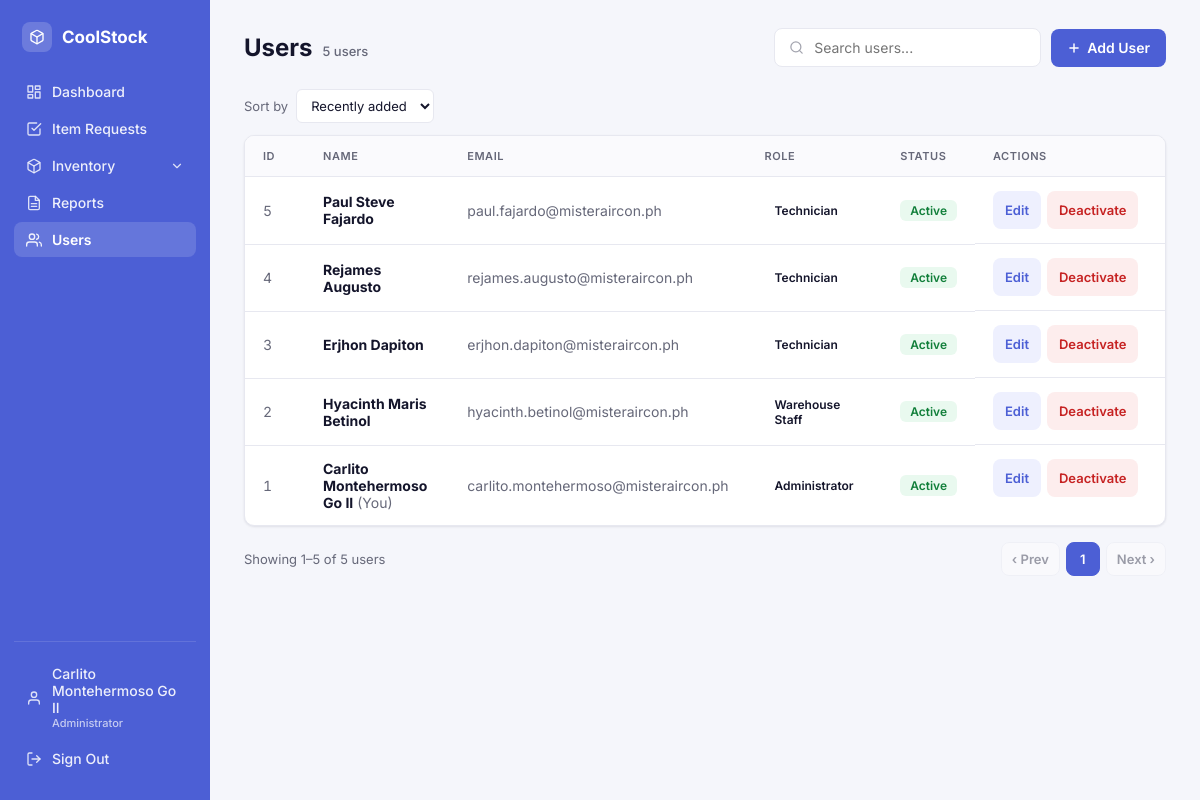
The page /index.php?module=users&action=index (signed in) on the database its author committed.
### tables this page shows
CREATE TABLE `users` (
  `user_id` int(11) NOT NULL,
  `full_name` varchar(150) NOT NULL,
  `email` varchar(150) NOT NULL,
  `password_hash` varchar(255) NOT NULL,
  `role` enum('admin','warehouse_staff','technician') NOT NULL,
  `is_active` tinyint(1) NOT NULL DEFAULT 1,
  `created_at` timestamp NOT NULL DEFAULT current_timestamp()
);

### Controllers/UserController.php (called while the page is built, shortened)
<?php
require_once __DIR__ . '/../Helpers/auth.php';
require_once __DIR__ . '/../Models/User.php';
class UserController
{
    private User $user;
    public function __construct()
    {
        $this->user = new User();
    }
    public function index(): void
    {
        $sort = $_GET['sort'] ?? 'newest';
        $page = max(1, (int) ($_GET['page'] ?? 1));
        $totalCount = $this->user->count();
        $totalPages = max(1, (int) ceil($totalCount / self::PER_PAGE));
        $page = min($page, $totalPages);
        $offset = ($page - 1) * self::PER_PAGE;
        $users = $this->user->readAll($sort, self::PER_PAGE, $offset);
        $pagination = [
            'page' => $page,
            'perPage' => self::PER_PAGE,
            'totalCount' => $totalCount,
            'totalPages' => $totalPages,
        ];
        require __DIR__ . '/../Views/users/index.php';
    }
}

### Helpers/auth.php (called while the page is built, shortened)
<?php
function is_logged_in(): bool
{
    return isset($_SESSION['user_id']);
}
function current_user(): ?array
{
    return [
        'user_id' => (int) $_SESSION['user_id'],
        'full_name' => $_SESSION['full_name'] ?? '',
        'email' => $_SESSION['email'] ?? '',
        'role' => $_SESSION['role'] ?? '',
    ];
}
function has_role(string ...$roles): bool
{
    $current = current_user();
    return $current !== null && in_array($current['role'], $roles, true);
}

### Models/User.php (called while the page is built, shortened)
<?php
require_once __DIR__ . '/../Config/Database.php';
class User
{
    private PDO $conn;
    private string $table = "users";
    public function __construct()
    {
        $this->conn = Database::getInstance()->getConnection();
    }
    public static function roleLabel(string $role): string
    {
        return self::ROLES[$role] ?? $role;
    }
    public function count(): int
    {
        return (int) $this->conn->query("SELECT COUNT(*) FROM {$this->table}")->fetchColumn();
    }
    public function readAll(?string $sort = null, ?int $limit = null, ?int $offset = null): array
    {
        $orderBy = self::SORT_OPTIONS[$sort] ?? self::SORT_OPTIONS['newest'];
        $query = "SELECT * FROM {$this->table} ORDER BY {$orderBy}";
        if ($limit !== null) {
            $query .= " LIMIT :limit OFFSET :offset";
        }
        $stmt = $this->conn->prepare($query);
        if ($limit !== null) {
            $stmt->bindValue(':limit', $limit, PDO::PARAM_INT);
            $stmt->bindValue(':offset', $offset, PDO::PARAM_INT);
        }
        $stmt->execute();
        return $stmt->fetchAll();
    }
}

### Config/Database.php (called while the page is built, shortened)
<?php
class Database
{
    private static ?Database $instance = null;
    private PDO $conn;
    private string $host     = "localhost";
    private string $db_name  = "mister_aircon";
    private string $username = "root";
    private string $password = "";
    private function __construct()
    {
        try {
            $this->conn = new PDO(
                "mysql:host={$this->host};dbname={$this->db_name};charset=utf8mb4",
                $this->username,
                $this->password
            );
            $this->conn->setAttribute(PDO::ATTR_ERRMODE, PDO::ERRMODE_EXCEPTION);
            $this->conn->setAttribute(PDO::ATTR_DEFAULT_FETCH_MODE, PDO::FETCH_ASSOC);
        } catch (PDOException $e) {
            die("Database connection failed: " . $e->getMessage());
        }
    }
    public static function getInstance(): Database
    {
        if (self::$instance === null) {
            self::$instance = new Database();
        }
        return self::$instance;
    }
    public function getConnection(): PDO
    {
        return $this->conn;
    }
}

### Helpers/format.php (called while the page is built, shortened)
<?php
function paginate_page_numbers(int $current, int $totalPages, int $window = 1): array
{
    if ($totalPages <= 1) {
        return $totalPages === 1 ? [1] : [];
    }
    $result = [];
    return $result;
}

### Views/users/index.php (the view, shortened to what this page needs)
<?php
$currentSort = $_GET['sort'] ?? 'newest';
$activeSection = 'users';
$count = $pagination['totalCount'];
$viewerId = current_user()['user_id'] ?? 0;
require __DIR__ . '/../partials/header.php';
function userPageUrl(int $page): string
{
    global $currentSort;
    return "index.php?module=users&action=index"
        . "&sort=" . urlencode($currentSort)
        . "&page=" . $page;
}
?>
        <div class="page-header">
            <div class="page-title-group">
                <h1 class="page-title">Users</h1>
                <span class="page-title-count"><?= $count ?> <?= $count === 1 ? 'user' : 'users' ?></span>
            </div>
            <div class="header-actions">
                <div class="search-box">
                    <svg width="15" height="15" viewBox="0 0 24 24" fill="none" stroke="currentColor" stroke-width="2" stroke-linecap="round" stroke-linejoin="round"><circle cx="11" cy="11" r="8"/><line x1="21" y1="21" x2="16.65" y2="16.65"/></svg>
                    <input type="text" id="userSearch" placeholder="Search users..." onkeyup="filterUsers()">
                </div>
                <button type="button" class="btn btn-primary" onclick="openAddUserModal()">
                    <svg width="14" height="14" viewBox="0 0 24 24" fill="none" stroke="currentColor" stroke-width="2.5" stroke-linecap="round" stroke-linejoin="round"><line x1="12" y1="5" x2="12" y2="19"/><line x1="5" y1="12" x2="19" y2="12"/></svg>
                    Add User
                </button>
            </div>
        </div>
        <div class="sort-bar">
            <label for="sortSelect">Sort by</label>
            <select id="sortSelect" onchange="location.href = 'index.php?module=users&action=index&sort=' + this.value">
                <option value="newest" <?= $currentSort === 'newest' ? 'selected' : '' ?>>Recently added</option>
            </select>
        </div>
        <div class="table-card">
            <table id="userTable">
                <thead>
                    <tr>
                        <th style="width:60px;">ID</th>
                        <th>Name</th>
                        <th>Email</th>
                        <th>Role</th>
                        <th>Status</th>
                        <th style="width:190px;">Actions</th>
                    </tr>
                </thead>
                <tbody>
                    <?php if (empty($users)): ?>
                        <tr class="empty-row">
                            <td colspan="6">No users match these filters.</td>
                        </tr>
                    <?php else: ?>
                        <?php foreach ($users as $u): ?>
                            <tr>
                                <td class="cell-id"><?= (int) $u['user_id'] ?></td>
                                <td>
                                    <strong><?= htmlspecialchars($u['full_name']) ?></strong>
                                    <?php if ((int) $u['user_id'] === (int) $viewerId): ?>
                                        <span class="cell-muted">(You)</span>
                                    <?php endif; ?>
                                </td>
                                <td class="cell-muted"><?= htmlspecialchars($u['email']) ?></td>
                                <td><span class="badge"><?= htmlspecialchars(User::roleLabel($u['role'])) ?></span></td>
                                <td>
                                    <?php if ((int) $u['is_active'] === 1): ?>
                                        <span class="badge" style="background:var(--success-bg);color:var(--success);">Active</span>
                                    <?php else: ?>
                                        <span class="badge" style="background:var(--danger-bg);color:var(--danger);">Inactive</span>
                                    <?php endif; ?>
                                </td>
                                <td class="actions">
                                    <button type="button" class="btn btn-edit btn-sm" onclick="openEditUserModal(<?= $u['user_id'] ?>)">Edit</button>
                                    <?php if ((int) $u['is_active'] === 1): ?>
                                        <button type="button" class="btn btn-danger btn-sm" onclick="openDeactivateUserModal(<?= $u['user_id'] ?>)">Deactivate</button>
                                    <?php else: ?>
                                        <a href="index.php?module=users&action=reactivate&id=<?= $u['user_id'] ?>" class="btn btn-success btn-sm">Reactivate</a>
                                    <?php endif; ?>
                                </td>
                            </tr>
                        <?php endforeach; ?>
                    <?php endif; ?>
                </tbody>
            </table>
        </div>
        <?php if ($pagination['totalCount'] > 0): ?>
            <?php
            $startRow = ($pagination['page'] - 1) * $pagination['perPage'] + 1;
            $endRow = min($pagination['page'] * $pagination['perPage'], $pagination['totalCount']);
            ?>
            <div class="pagination-bar">
                <span>Showing <?= $startRow ?>–<?= $endRow ?> of <?= $pagination['totalCount'] ?> users</span>
                <div class="pagination-controls">
                    <a href="<?= userPageUrl(max(1, $pagination['page'] - 1)) ?>" class="page-btn <?= $pagination['page'] <= 1 ? 'disabled' : '' ?>">&lsaquo; Prev</a>
                    <?php foreach (paginate_page_numbers($pagination['page'], $pagination['totalPages']) as $p): ?>
                        <?php if ($p === null): ?>
                            <span class="page-ellipsis">&hellip;</span>
                        <?php else: ?>
                            <a href="<?= userPageUrl($p) ?>" class="page-btn <?= $p === $pagination['page'] ? 'active' : '' ?>"><?= $p ?></a>
                        <?php endif; ?>
                    <?php endforeach; ?>
                    <a href="<?= userPageUrl(min($pagination['totalPages'], $pagination['page'] + 1)) ?>" class="page-btn <?= $pagination['page'] >= $pagination['totalPages'] ? 'disabled' : '' ?>">Next &rsaquo;</a>
                </div>
            </div>
        <?php endif; ?>
<?php require __DIR__ . '/../partials/footer.php'; ?>

### Views/partials/sidebar.php (shortened to what this page needs)
<?php
require_once __DIR__ . '/../../Models/User.php';
$activeSection = $activeSection ?? '';
$inventoryOpen = $activeSection === 'inventory';
$viewer = current_user();
$canSeeInventory = $viewer && has_role('admin', 'warehouse_staff');
$canSeeUsers = $viewer && has_role('admin');
?>
<aside class="rail" id="railNav">
    <div class="brand">
        <span class="brand-mark">
        </span>
        CoolStock
    </div>
    <a href="index.php?module=dashboard" class="nav-item <?= $activeSection === 'dashboard' ? 'active' : '' ?>">
        <svg width="16" height="16" viewBox="0 0 24 24" fill="none" stroke="currentColor" stroke-width="2" stroke-linecap="round" stroke-linejoin="round"><rect x="3" y="3" width="7" height="9"/><rect x="14" y="3" width="7" height="5"/><rect x="14" y="12" width="7" height="9"/><rect x="3" y="16" width="7" height="5"/></svg>
        Dashboard
    </a>
    <?php if ($viewer): ?>
    <a href="index.php?module=requests&action=index" class="nav-item <?= $activeSection === 'requests' ? 'active' : '' ?>">
        <svg width="16" height="16" viewBox="0 0 24 24" fill="none" stroke="currentColor" stroke-width="2" stroke-linecap="round" stroke-linejoin="round"><path d="M9 11l3 3L22 4"/><path d="M21 12v7a2 2 0 0 1-2 2H5a2 2 0 0 1-2-2V5a2 2 0 0 1 2-2h11"/></svg>
        Item Requests
    </a>
    <?php endif; ?>
    <?php if ($canSeeInventory): ?>
    <button type="button" class="nav-item nav-group-toggle <?= $inventoryOpen ? 'active' : '' ?>" onclick="toggleInventoryMenu()">
        <span style="flex:1;text-align:left;">Inventory</span>
        <svg id="inventoryChevron" width="14" height="14" viewBox="0 0 24 24" fill="none" stroke="currentColor" stroke-width="2" stroke-linecap="round" stroke-linejoin="round" style="transform:rotate(<?= $inventoryOpen ? '180' : '0' ?>deg);"><polyline points="6 9 12 15 18 9"/></svg>
    </button>
    <?php endif; ?>
    <?php if ($canSeeInventory): ?>
    <a href="index.php?module=reports&action=index" class="nav-item <?= $activeSection === 'reports' ? 'active' : '' ?>">
        Reports
    </a>
    <?php endif; ?>
    <?php if ($canSeeUsers): ?>
    <a href="index.php?module=users&action=index" class="nav-item <?= $activeSection === 'users' ? 'active' : '' ?>">
        <svg width="16" height="16" viewBox="0 0 24 24" fill="none" stroke="currentColor" stroke-width="2" stroke-linecap="round" stroke-linejoin="round"><path d="M17 21v-2a4 4 0 0 0-4-4H5a4 4 0 0 0-4 4v2"/><circle cx="9" cy="7" r="4"/><path d="M23 21v-2a4 4 0 0 0-3-3.87"/><path d="M16 3.13a4 4 0 0 1 0 7.75"/></svg>
        Users
    </a>
    <?php endif; ?>
    <div class="sidebar-footer">
        <?php if ($viewer): ?>
        <div class="nav-item" style="cursor:default;pointer-events:none;">
            <svg width="16" height="16" viewBox="0 0 24 24" fill="none" stroke="currentColor" stroke-width="2" stroke-linecap="round" stroke-linejoin="round"><path d="M20 21v-2a4 4 0 0 0-4-4H8a4 4 0 0 0-4 4v2"/><circle cx="12" cy="7" r="4"/></svg>
            <span style="overflow:hidden;text-overflow:ellipsis;">
                <?= htmlspecialchars($viewer['full_name']) ?>
                <span style="display:block;font-size:11px;opacity:.75;"><?= htmlspecialchars(User::roleLabel($viewer['role'])) ?></span>
            </span>
        </div>
        <a href="index.php?module=auth&action=logout" class="nav-item">
            <svg width="16" height="16" viewBox="0 0 24 24" fill="none" stroke="currentColor" stroke-width="2" stroke-linecap="round" stroke-linejoin="round"><path d="M9 21H5a2 2 0 0 1-2-2V5a2 2 0 0 1 2-2h4"/><polyline points="16 17 21 12 16 7"/><line x1="21" y1="12" x2="9" y2="12"/></svg>
            Sign Out
        </a>
        <?php endif; ?>
    </div>
</aside>

### rows shown on the page
users: full_name "Carlito Montehermoso Go II", role "Administrator", user_id "1", shows "(You)", email "carlito.montehermoso@misteraircon.ph", is_active "Active"
users: user_id "5", full_name "Paul Steve Fajardo", email "paul.fajardo@misteraircon.ph", role "Technician", is_active "Active"
users: user_id "4", full_name "Rejames Augusto", email "rejames.augusto@misteraircon.ph", role "Technician", is_active "Active"
users: user_id "3", full_name "Erjhon Dapiton", email "erjhon.dapiton@misteraircon.ph", role "Technician", is_active "Active"
users: user_id "2", full_name "Hyacinth Maris Betinol", email "hyacinth.betinol@misteraircon.ph", role "Warehouse Staff", is_active "Active"

### other values the page prints
$count "5"
$startRow "1"
$endRow "5"
$pagination['totalCount'] "5"
$p "1"
